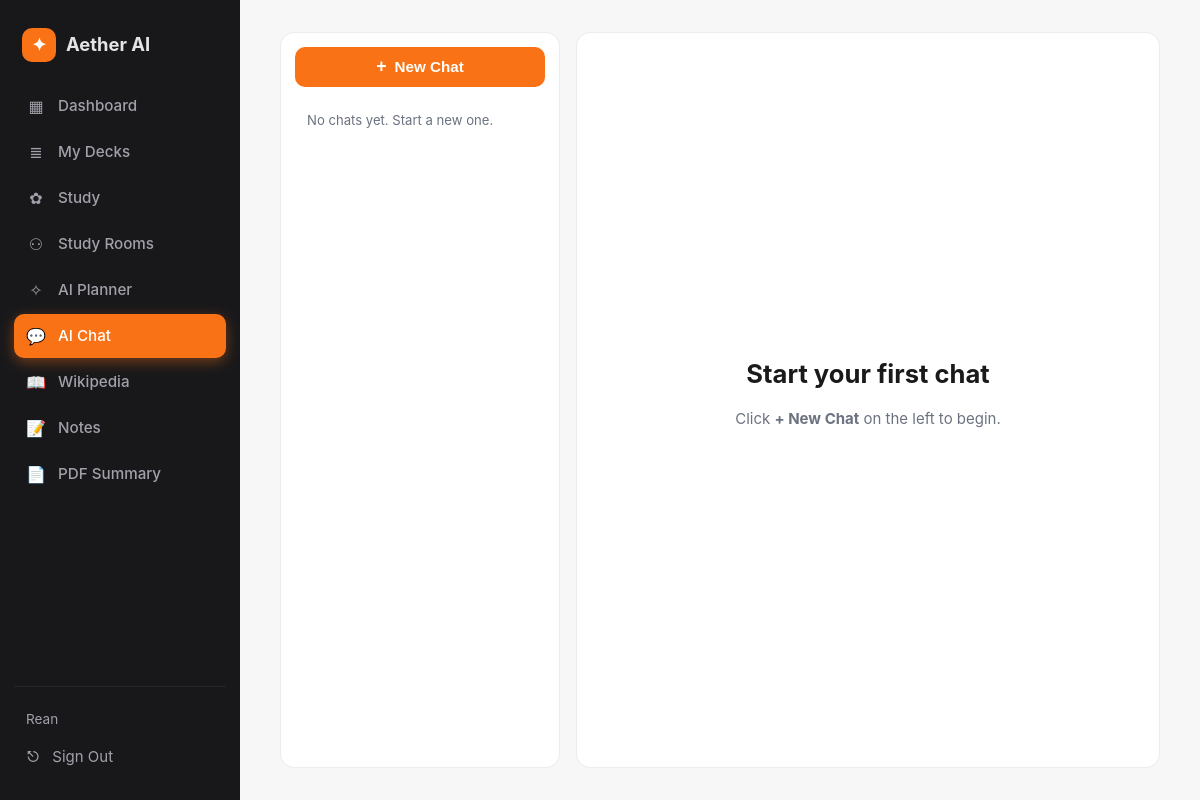
The app's page /chat/ (signed in), older data.
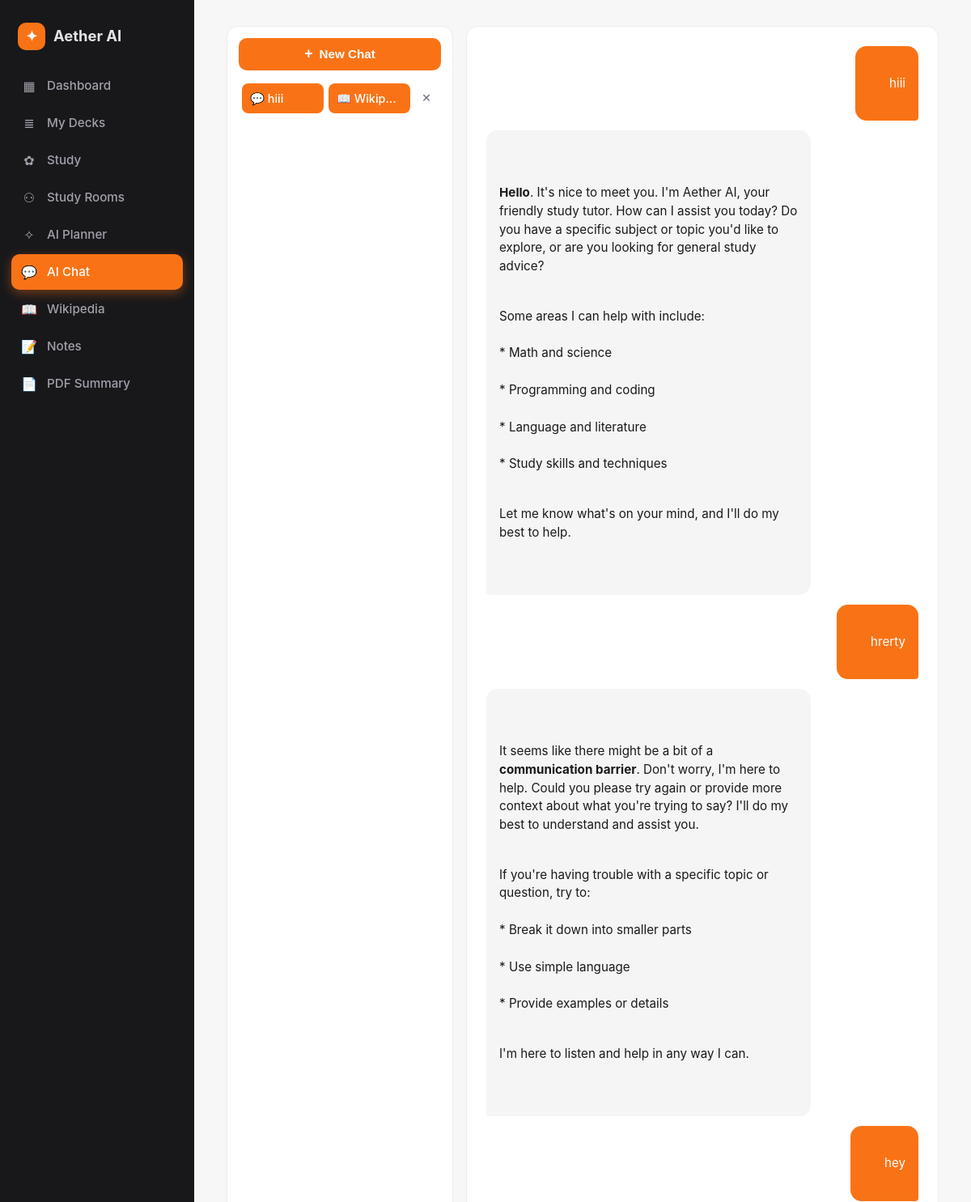
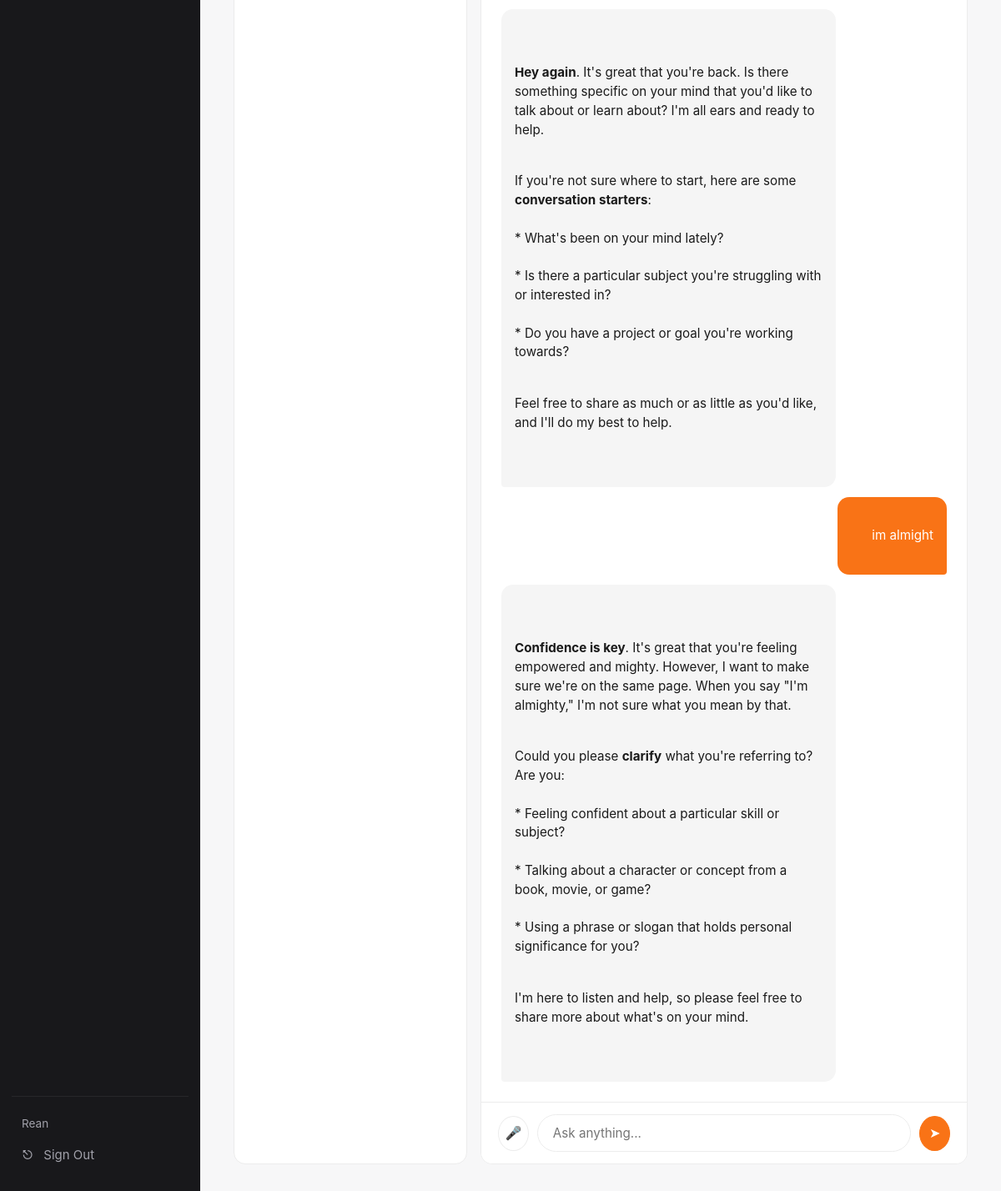
The same page, newer data (2 pictures, top to bottom).
### app/models.py (models this page shows)
class ChatSession(db.Model):
    __tablename__ = "chat_sessions"
    id = db.Column(db.Integer, primary_key=True)
    user_id = db.Column(db.Integer, db.ForeignKey("users.id"), nullable=False)
    title = db.Column(db.String(200), nullable=False, default="New chat")
    created_at = db.Column(db.DateTime, default=datetime.utcnow)
    messages = db.relationship("ChatMessage", backref="session",
                               cascade="all,delete", lazy=True,
                               order_by="ChatMessage.created_at")

class ChatMessage(db.Model):
    __tablename__ = "chat_messages"
    id = db.Column(db.Integer, primary_key=True)
    session_id = db.Column(db.Integer, db.ForeignKey("chat_sessions.id"), nullable=False)
    role = db.Column(db.String(20), nullable=False)
    content = db.Column(db.Text, nullable=False)
    created_at = db.Column(db.DateTime, default=datetime.utcnow)

### app/routes/chat.py (the view)
@chat_bp.route("/")
@login_required
def index():
    sessions = (ChatSession.query.filter_by(user_id=current_user.id)
                .order_by(ChatSession.created_at.desc()).all())
    current = None
    sid = request.args.get("s", type=int)
    if sid:
        current = ChatSession.query.get_or_404(sid)
        if current.user_id != current_user.id:
            abort(403)
    elif sessions:
        current = sessions[0]
    return render_template("chat.html", sessions=sessions, current=current)

### app/templates/chat.html (shortened to what this page needs)
{% extends "base.html" %}
{% block content %}
<div class="chat-layout">
  <aside class="chat-side">
    <form method="POST" action="{{ url_for('chat.new_session') }}">
      <button class="btn btn-full"><span class="plus">+</span> New Chat</button>
    </form>
    <ul class="chat-list">
      {% for s in sessions %}
        <li class="{% if current and s.id == current.id %}active{% endif %}">
          <a href="{{ url_for('chat.index', s=s.id) }}">
            <span class="ico">💬</span> {{ s.title }}
          </a>
                <a href="{{ url_for('wikipedia.index') }}"
         class="{% if request.blueprint == 'wikipedia' %}active{% endif %}">
        <span class="ico">📖</span> Wikipedia
      </a>
          <form method="POST" action="{{ url_for('chat.delete', session_id=s.id) }}"
                onsubmit="return confirm('Delete this chat?')" class="del-form">
            <button title="Delete">✕</button>
          </form>
        </li>
      {% endfor %}
      {% if not sessions %}
        <li class="muted small empty">No chats yet. Start a new one.</li>
      {% endif %}
    </ul>
  </aside>
  <section class="chat-main">
    <div id="chat-window" class="chat-window"
         data-session-id="{{ current.id if current else '' }}">
      {% if current %}
  {% for m in current.messages %}
    <div class="msg msg-{{ m.role }}">
      {% if m.role == 'assistant' %}{{ m.content|md }}{% else %}{{ m.content }}{% endif %}
    </div>
  {% endfor %}
      {% else %}
        <div class="empty-chat">
          <h2>Start your first chat</h2>
          <p class="muted">Click <strong>+ New Chat</strong> on the left to begin.</p>
        </div>
      {% endif %}
    </div>
    {% if current %}
      <form id="chat-form" class="chat-form">
        <button type="button" class="mic">🎤</button>
        <input id="chat-input" class="input" placeholder="Ask anything..." autocomplete="off" required>
        <button class="send" title="Send">➤</button>
      </form>
    {% endif %}
  </section>
</div>
{% endblock %}

Row changes from the older to the newer data that the page shows:
added ChatSession: title "hiii"
added ChatMessage: content "hiii", role "user" (drawn)
added ChatMessage: content|md "Hello . It's nice to meet you. I'm Aether AI, your friendly study tutor. How can I assist you today? Do you have a specific subject or topic you'd like to explore, or are you looking for general study advice? Some areas I can help with include: * Math and science * Programming and coding * Language and literature * Study skills and techniques Let me know what's on your mind, and I'll do my best to help.", role "assistant" (drawn)
added ChatMessage: content "hrerty", role "user" (drawn)
added ChatMessage: content|md "It seems like there might be a bit of a communication barrier . Don't worry, I'm here to help. Could you please try again or provide more context about what you're trying to say? I'll do my best to understand and assist you. If you're having trouble with a specific topic or question, try to: * Break it down into smaller parts * Use simple language * Provide examples or details I'm here to listen and help in any way I can.", role "assistant" (drawn)
added ChatMessage: content "hey", role "user" (drawn)
added ChatMessage: content|md "Hey again . It's great that you're back. Is there something specific on your mind that you'd like to talk about or learn about? I'm all ears and ready to help. If you're not sure where to start, here are some conversation starters : * What's been on your mind lately? * Is there a particular subject you're struggling with or interested in? * Do you have a project or goal you're working towards? Feel free to share as much or as little as you'd like, and I'll do my best to help.", role "assistant" (drawn)
added ChatMessage: content "im almight", role "user" (drawn)
added ChatMessage: content|md "Confidence is key . It's great that you're feeling empowered and mighty. However, I want to make sure we're on the same page. When you say \"I'm almighty,\" I'm not sure what you mean by that. Could you please clarify what you're referring to? Are you: * Feeling confident about a particular skill or subject? * Talking about a character or concept from a book, movie, or game? * Using a phrase or slogan that holds personal significance for you? I'm here to listen and help, so please feel free to share more about what's on your mind.", role "assistant" (drawn)
Text that changed along with them:
text no longer shown: "No chats yet. Start a new one. Start your first chat Click + New Chat on the left to begin."
